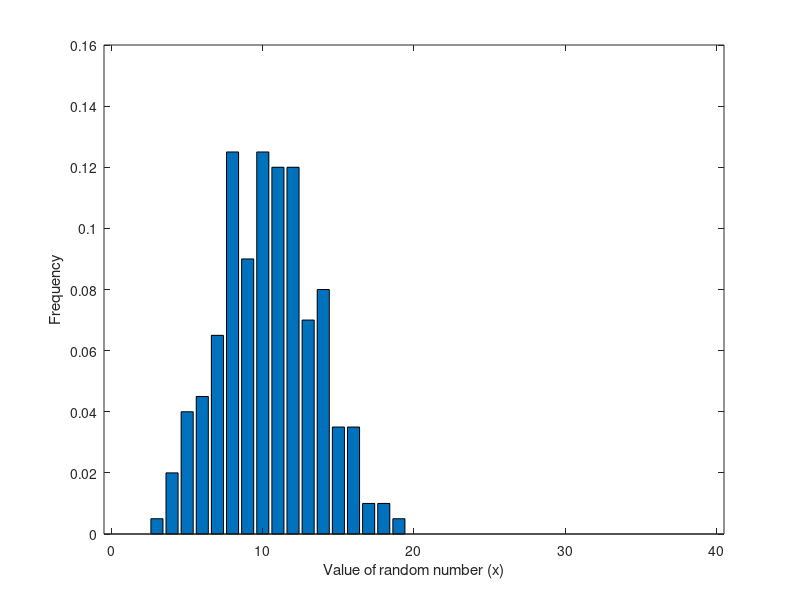

Reproduce this figure in MATLAB. (Note: this script raises an error after producing the figure.)
% probabilityBasicsTutorial.m
%
% This short tutorial provides an introduction to probability distributions and
% random variables. It covers the following concepts: mean, expectation,
% moments, standard deviation, sample mean and standard error. You may need to
% look up the definition of: probability function, probability density function
% and a cumulative probability function. You'll have a feel for these by the end
% even if you don't get formal.
%
% Requires the statistics toolbox.

% 2/12/05 mns updated
% 2/9/07  mns cleaning
% 2/10/07 mns adding sums and convolutio
% 2/15/09 mns minor clean up

%% Matlab setup
clear all
rand('state',sum(100*clock))
format short g

%% Generating random numbers
% Using matlab's random number generators. Fortunately, matlab has a number
% of tools for generating random numbers and plotting probability
% distributions. You must have the statistics toolbox. Try typing 'help
% stats' at the command prompt to see what's available.
% There are three types of functions that we will deal with. The ones
% ending in ...rnd.m generate random numbers. 
%
% Let's generate 200 random numbers from the Poisson distribution
n = 200
mu = 10.3     % mean (please use a non-integer or later illustrations will suffer)
x = poissrnd(mu,n,1);
% Plot a Frequency histogram
figure(1), clf
[count vals] = hist(x,[0:1:40]);
freq = count/n;    % this is a critical step. Make sure you appreciate it
sum(freq)           % notice that the sum of all the frequencies come out to 1 (the sum of the counts is n)
bar(vals,freq) 
set(gca,'XLim',[-.5 max(vals)+.5])
xlabel('Value of random number (x)')
ylabel('Frequency')

%% Expectation
% The expectation of a random variable is what is, effectively, the mean. You
% can think of it as the mean that would be calculated from all samples, where
% all might refer to an exahaustive sampling of all observations -- usually
% taken as an infinite set of observations. 
% 
% The expecation of x, which I will denote E[X] is whatever you set mu to above.
% Let's try to estimate the expectation by calculating the mean. Here are three
% ways to do this in matlab. 
mean(x)     % 1. matlab's function
sum(x/n)    % 2. sum of the random numbers divided by n (which is what matlab's mean does)
sum(freq .* vals) % 3. Weighted sum of the values that x can take. 
% #3 is less obvious, but very important. Make sure you understand why it works.
% It is a key step toward understanding lots of expectations. This is the
% expectation of x. 
% 
% If you've convinced yourself why the 3rd approach works, we can calculate the
% expectation, E[X]. We can do this without actually generating any samples, so
% long as we know the probability of observing the values. The matlab function
% POISSPDF will tell us these probabilities. For the Poisson distribution, the
% only possible values are integers. The probability of seeing any particular
% value is
theoryFreq = poisspdf(vals,mu);
% Notice that the total probability is 1
sum(theoryFreq)
% The E[X] is the weighted sum of the possible values of X. The weights are the
% probabilities (i.e., the expected frequencies of observing each possible value
% of X.
expectation = sum(vals .* theoryFreq)
% You can see why the sample mean only approximated the expectation. Look at the
% theoretical frequencies superimposed on superimposed on the frequency
% histogram we made with our n samples. 
figure(1), hold on
h = plot(vals, theoryFreq, 'rV','MarkerFaceColor','r')

% There's a 4th way to compute E[x]. It uses the moment generating function. But
% I'll hold off on this for now. 

% The expectation of X is also known as the first moment of the random variable,
% x. 
firstMoment = expectation

% The second moment is the expectation of x^2. The 3rd moment is the
% expectation of x^3, and so on. The second moment is related to the variance.
% The 3rd moment is related to the skew of (the degree of asymmetry of the
% distribution about its mode). The 4th moment is related to the kurtosis of the
% distribution (the relative concentration of probability around the mode
% compared the tails -- in other words, the peakiness of the distribution). We
% rarely worry about moments greater than 2nd.

% Important point. You can calculate the expectation of any function of X by
% taking the weighted sum of all possible f(x), the weights given by the
% probability of observing each possible value of x.
%
% So, if for some crazy reason, we wanted to know the expected value of
% log(1+x), we could compute it as
weirdExpectation = sum(log(1+vals) .* theoryFreq)

% A more useful calculation is , the E[X^2] (the 2nd moment). 
secondMoment = sum((vals.^2) .* theoryFreq)
% In class we will derive that E[(x-mu)^2], which is known as the variance or 2nd central moment is
secondMoment - mu^2
% or
variance = secondMoment - firstMoment^2


 
%% Standard error of the mean (SEM), Variance and Standard Deviation. 
%
% Let's start with a brief overview about what these terms mean and then we'll
% convince ourselves of the math. The standard deviation is a measure of the
% spread of the random values. It conforms to our intuitive sense of how
% variable the random numbers are, hence how wide a distribution is from which
% they are drawn. Standard deviation is also the number we would want to rely on
% when we talk about uncertainty. What I mean by that is that if I tell you that
% I measured the number 5.2 and you wanted to know how close this might be to a
% true value (what I would get if there were no souces of noise affecting my
% measurement), you would want to know the standard deviation. You couldn't know
% that from my one sample, but if you did know it, you would be able to guess
% how close 5.2 might be to other samples I might draw on another occasion. 
%
% If instead of a single value, I told you a number that I calculated, say a
% mean from 20 samples, you might want to know how close this sample mean might
% be to other sample means, were I to obtain 20 samples again. Again, you would
% want to know the standard deviation of this sample mean. This standard
% deviation of a statistic (in this case the sample mean) is called the standard
% error (in this case, the standard error of the mean). If we calculated the
% slope of a line, then we would want to know the standard deviation of such
% slope estimates in order to get a sense of how close our estimate was to other
% estimates we might obtain from another data set. Again, this standard
% deviation is called a standard error (but not standard error the MEAN, of
% course).
%
% I have already defined the variance as the expectation[(x-mu)^2]. In words:
% take each X and subtract off its expectation; then square. Do this for an
% infinite sample size of X's. 
secondCentralMoment = sum((vals-mu).^2 .* theoryFreq)

% Notice that for the Poisson distribution, the variance equals the expectation
% (mu). 

% This is different than the variance you would compute from the n samples. Just
% as you don't get E[X] when you compute the mean from n samples, 
sampleMean = mean(x)
% you don't get the true variance. If you ask matlab to calculate the variance
% from the n samples, you get
var(x)
% For the sample mean, matlab takes the average value of the X's. But, for the
% sample variance, matlab multiplies the average of the (X-sampleMean)^2 terms by
% n/(n-1). Let's convince ourselves of this.
(n/(n-1)) * mean((x-sampleMean).^2)
% This is the same as
sum((x-sampleMean).^2) / (n-1)
% Notice that this number is a little bigger than the average of the squared
% departures from the mean
mean((x-sampleMean).^2)

% This business of dividing by n-1 instead of n drives a lot of people
% crazy. I don't want to get bogged down in the derivation (but see Brian
% Lundstrom's tutorial on this). Nonetheless, I think it's worth have an
% intuition about why we do this. Notice that the definition of variance is
% E[(X-mu)^2]. But we don't know mu from a sample of data. All we can do is
% estimate mu by calculating the mean. Now, let me say something that
% sounds overly wordy and almost obvious: the sample mean is the best
% estimate we can make of the true E[X]. What I mean by that is that if we
% could draw another n samples and compute another sampleMean and we did
% this a gzillion times, the average of the sampleMeans would be very near
% E[X]. More formally E[sampleMean] = E[X]. Technically, the sampleMean is
% an unbiased estimator of the E[X]. Better yet, it is the best unbiased
% estimator, meaning that is has the smallest dispersion (standard
% devation) around E[X]. Let's illustrate that by repeating the process of
% making sampleMeans several times
nreps = 1000     % the number of repetitions
Y = poissrnd(mu,n,nreps);
sampleMeanYs = mean(Y);
% Let's look at these sample means superimposed on the distribution of 200
% samples we saw before.
[count vals] = hist(sampleMeanYs,[0:.1:40]);
freq = count/nreps;    
sum(freq)           % notice that the sum of all the frequencies come out to 1 (the sum of the counts is n)
figure(1), hold on
h = bar(vals,freq)
set(h,'FaceColor', 'y','EdgeColor','none')
s = sprintf('Blue: sample n = %d; Yellow: distribution of means from %d repetitions', n, nreps)
title(s)
% Notice that the sample means fall near the true theoretical mean. I didn't
% prove that expectation of these sample means is the true mean, but it's true.
% The dispersion around this true mean can be calculated by taking the standard
% deviation. But since I have yet to develop standard deviation, let's use
% a more intuitive statistic. What is the average absolute difference between
% the sample means and mu (the E[X])?
meanAbsDev_sampleMeans = mean(abs(sampleMeanYs - mu))
% To illustrate my point about this being the best you can do, let's come up
% with an alternative measure of the E[X] based on a sample. How about the
% sample median?
sampleMedianYs = median(Y);
meanAbsDev_sampleMedianYs = mean(abs(sampleMedianYs - mu))
% Notice that the deviations are smaller on average for the sample means. (Note,
% this will fail in the special case that mu is an integer.) This is not a proof
% that the sample mean is the most efficient statistic for estimating the E[X],
% but it gives you a feel for what we're talking about. 
%
% Now, let's return to the point. Why the 1/(n-1) instead of 1/n in the formula
% for the sample variance? It's because we want an estimate of the variance
% from our n samples that is unbiased and maximally efficient. if we happen to
% know mu, then taking the average of the n terms, (X-mu)^2, would be an
% unbiased estimator of E[(X-mu)^2]. But we don't know mu from our n samples.
% All we know is some estimate of mu, like the sample mean. But the sample mean
% is computed from the n samples. This is kind of a cheat. The sample mean is
% the value we would choose that is nearest all the samples, on average. The
% actual expectation, which is similar to but not exactly the same as the sample
% mean, is going to be further away from the samples, on average. This means
% that 
var1 = sum((x-sampleMean).^2) / n
% is a biased estimator of the true variance. It is biased to be smaller than
% the true variance:
% E[var1] < E[(X-mu)^2]
% We can see that from the simulated samples we took. Matlab will compute this
% biased version of the variance if you pass a second argument var(x,1)
var(x,1)
% If we use the standard matlab var(x) we get back the 1/(n-1) version of the
% sample variance. Confirm this:
sum((x-sampleMean).^2) / (n-1)
var(x)

% Let's use these two versions of var() to operate column-wise on the Y's we
% made above. Remember, Y contains nreps columns; each contains a sample of n
% random values.
sampleVarWithDenomNs = var(Y,1);
sampleVarEithDenomNminus1s = var(Y);
% Take the mean of these nrep samples
mean(sampleVarWithDenomNs)
mean(sampleVarEithDenomNminus1s)
% compare to the true variance
variance

% I'm going to come back to these examples in a moment. Let's save the key
% variables in a matfile.
save poissonRandNumbers.mat mu Y x

% I didn't show you that the sample variance using the n-1 denominator is
% unbiased and maximally efficient. But you can make nreps bigger to convince
% yourself that it's on track. 

% So we know the definition of the mean and variance of a random variable and we
% know how to estimate the mean and variance from a finite sample of
% observations. Just to be clear, the mean of the RV is the RV's expectation,
% which is also known as the 1st moment. The variance of the RV is the 2nd
% central moment, that is the expectation of the square of the quantity, RV
% minus its expectation. The statistics we compute from samples are unbiased,
% maximally efficient estimators of these expectations. 

% The standard deviation of a random variable is the square root of its
% variance. We could state that in 4 or 5 ways using all the terminology for the
% variance, but let's get a feel for standard deviation instead. This is the
% statistic that conforms best to the spread of the distribution. It's the
% square root of a squared difference between a RV and its mean. So it's a lot like taking an absolute
% value. You should think for a second about why sqrt(var(x)) is not the same
% thing as mean(abs(x-mu))
% Matlabs
std(x)
% is the same as
sqrt(var(x))
% but is not the same as
mean(abs(x-mu))
% or even 
(n/(n-1)) * mean(abs(x-mu))
%
% The reason stdev is so useful is this. It captures the sense of spread of a
% distribution. Let's consider the normal distribution
mu = 50
sigma= 10
n = 100
x = normrnd(mu,sigma,n,1)
% You can try others with the stats toolbox


figure(2), clf, hold on
% make an x axis
dx = 5;
xax = [0:dx:100]';
[nn xx] = hist(x,xax);
hb1 = bar(xx,nn/n,1)
set(gca,'FontSize',18,'Tickdir','out','XLim',[0 100])
xlabel('x')
ylabel('Frequency of observation')
% Here's the theoretical distribution
% See if you can figure out what this next line achieves
pdfBinned = diff(normcdf([xax-dx/2; xax(end)+dx/2],mu,sigma));
sum(pdfBinned)  % total probability should be 1
% Superimpose the predicted probabilities on the histogram
h = plot(xx,pdfBinned,'rV-','MarkerFaceColor','r');

% Here are our sample mean, standard deviation and variance
xmean = mean(x)
xs = std(x)
xvar = var(x)

% The true standard deviation is related to the width of the distribution. At
% half height, the width of the Normal is 2.33 sigma.
figure(2), hold on
hw = line([mu-2.33*sigma/2 mu+2.33*sigma/2], max(pdfBinned)*[1 1]/2,'Color','r','LineWidth',3)

% There's another way to think about the spread of the distribution. Suppose we
% were to ask, What fraction of the samples are greater than 60? In other words,
% what fraction of the total probability is accounted for by values >60? This is
% also a question about spread. Here's how we answer it using the standard
% deviation.
% 
crit = 60
% How many standard deviations from the mean is our criterion? 
crit_in_stdevs = (crit-mu)/sigma
% What's the cumulative probability up to this value? To get that use the
% cumulative probability function.
normcdf(crit,mu,sigma)
% The remaining probability -- that is, the area under the probability density
% to the right of this 
1 - normcdf(crit,mu,sigma)
% Let's see often we really did see a value in our sample greater than 60?
sum(x > crit)/n

% Now, suppose we were to turn a gain dial and thereby change all the x values
% by some factor. Where would we place our criterion to extract the same
% fraction of the observations? 
gain = .5
x2 = gain * x;
figure(2), hold on
[nn2 xx] = hist(x2,xax);
hb2 = bar(xx,nn2/n,1)
set(hb2,'FaceColor','none','EdgeColor','g')
% Notice that the spread has changed. This is captured by applying the gain to
% the standard deviation.
mu2 = gain * mu
sigma2 = gain * sigma
pdfBinned2 = diff(normcdf([xax-dx/2; xax(end)+dx/2],mu2,sigma2));
sum(pdfBinned2)  % total probability should be 1
% Superimpose the predicted probabilities on the histogram
h2 = plot(xx,pdfBinned2,'m^--','MarkerFaceColor','m');
% Not surprisingly, our criterion should be the same distance from the new mean in
% units of the new standard deviation.
crit2 = mu2 + crit_in_stdevs * sigma2
sum(x2 > crit2)
% Think about what we did here. By scaling the observations, it's as if we
% recoded them in some new measurement unit (like changing from inches to
% centimeters). The basic characteristization of the spread in the measurements
% should not be affected by this. And that is captured by thinking about the
% observations in terms of distance from the mean in units of standard
% deviation. Importantly, muliplying the random values by a constant multiplies
% the mean and the standard deviation by this same amount. The ratio,
% standard deviation divided by the mean, gives us an indication of the spread
% of the distribution, regardless of what units we use to describe the
% observations. This ratio is called the coefficient of variation (CV) and its
% reciprocal is sometimes called the signal to noise ratio. Changing the units,
% or turning up the amplifier, or increasing the power on the microscope, etc.
% do not change the dispersion of the data, just the units we use to describe
% the data. 
%
% Notice that the CV does not change. But, since the variance is the square of
% the stdev, it follows that another ratio, the variance divided by the mean,
% does change when we scale units differently. We'll discuss variance/mean in
% the stochastic processes tutorial. It's worth keeping this point in mind or
% coming back to it when we encounter this ratio.

%% Finally, let's turn to the standard error of the mean.
%
% Let's look at Figure 1 again
figure(1)
% and reload our Poisson random numbers we used to make it.
load poissonRandNumbers.mat

% Recall that the blue shows a single sample of n observations. This has a
% single sample mean. The yellow shows the sample means from nreps repetitions
% of this experiment. It's pretty obvious that the sample means fall near the
% true mean. And, as we noted earlier, the spread in the sample means about the
% true mean is a lot less than the spread of the observations in any one
% experiment. The standard error of the mean is simply the standard deviation of
% these sample means.    
stdOfSampleMeans = std(sampleMeanYs)
% Compare this to the standard deviation from the first sample of observations
std(Y(:,1))
% This set of observations is not off the mark. Remember, we used a Poisson distribution whose mean = 10.
% So the variance should also be 10 and the standard deviation should be 
sqrt(mu)
% Now, here's the really magical thing. In real life, we rarely get a chance to
% repeat a set of measurements a bunch of times. In real life, we usually get a
% single set of n observations. We only get one sample mean. How can we
% tell how near it might be to other sample means? In other words, how can we
% estimate the standard deviation of the sample mean from just one sample set?
% The answer is, take the sample standard deviation and divide by the square
% root of the number of observations that comprise it.     
n = size(Y,1)
std(Y(:,1)) / sqrt(n)
% It's very easy to derive this expression. It's based solely on two points.
% First, if you make a new random variable by adding two random numbers, A + B, the
% variance of the sum is the sum of the variances associated with A and B. This
% holds if A and B are independent, that is the joint probability that A=x and B=y is
% the product of the probability that A=x (regardless of B) times the probability
% that B=y (regardless of A). The second principle is that the sample variance
% is an unbiased estimator of the true variance. We've already made that point. 
% It follows that the sum of n variables, each with mean mu and variance s^2, has
% E[sum] = n*mu
% and
% Var[sum] = n * s^2
% Stdev[sum] = sqrt(n) * s
% To change from sums to the mean, we could scale the sums by 1/n.
% The mean has expectation E[sum]/n = mu
% The standard deviation of the mean = sqrt(n) * s /n = s/sqrt(n)



% Excercise (optional): Graph three distributions, Poisson, Normal (aka, Gaussian),
% and Uniform. Do this so that they each have the identical mean = 9 and the
% same standard deviation = 3. How do these distributions differ from each
% other. [Hint: skewness & kurtosis].

%% Sums and convolution
% What is the distribution of a random number, z, formed as the sum of two
% random numbers, x and y?
%
% Let's fool around with matlab's random number generator to get a feel.
% Set the number of samples
n = 1000
% Suppose x is Poisson distributed with mean
xmean = 4
x = poissrnd(xmean,n,1);
% Suppose y is also a Poisson distributed with mean
ymean = 10
y = poissrnd(ymean, n, 1);
% z is the sum
z = x+y;
figure(1), clf, hold on
rvaxis = [0:30];
xf = hist(x,rvaxis) / n;
yf = hist(y,rvaxis) / n;
zf = hist(z,rvaxis) / n;
stem(rvaxis, xf,'b')
stem(rvaxis, yf,'g')
stem(rvaxis, zf,'r')

% Verify that the mean of the sum is the sum of the means.
mean(z)
mean(x) + mean(y)
% Of course, mean(x) is a sample mean. We would also say that the
% expectation of z is the sum of the expectations for x and y.
% 

% Same hold for for the variance
var(z,1)
var(x,1) + var(y,1)


% Notice that the distribution of z is shifted to the right (higher mean)
% and also spread out. We might say it is blurred. It so happens that z is
% also a Poisson distribution. It is not the case in general that the sum
% of two random variabls retains its orginal form. It can only hold
% if the variance is proportional to the mean. That is still not a
% guarantee.
% 
% It may be easier to see this if we overlay the theoretical distributions 
plot(rvaxis,poisspdf(rvaxis,xmean),'b--')
plot(rvaxis,poisspdf(rvaxis,ymean),'g--')
plot(rvaxis,poisspdf(rvaxis,xmean+ymean),'r--')

% Convince yourself that the red distribution looks like the blue one (x)
% blurred by the green one (y), or the green one blurred by the blue one. 
% This is very clear if we run through the steps above using a narrow
% gaussian for x and a broad distribution for y.
n = 10000
xmean = 0, sigma = .2
x = normrnd(xmean,sigma,n,1);
ymean = 1
y = 1 + exprnd(ymean, n, 1);
z = x+y; % z is the sum
figure(2), clf, hold on
drv = .1;
rvaxis = [-1:drv:10];
xf = hist(x,rvaxis) / n;
yf = hist(y,rvaxis) / n;
zf = hist(z,rvaxis) / n;

stairs(rvaxis, xf,'b')
stairs(rvaxis, yf,'g')
stairs(rvaxis, zf,'r')

% This blurring ought to remind you of the convolution operation we did in
% the Fourier analysis module. In fact the distribution of z is the
% convolution of the PDFs for x and y. To see this, consider what it takes
% to get any particular value of z. If you happen to pick the value tau
% from the x distribution, then in order to get a particular value of z,
% you need to pick z-tau from the y distribution. 
%
% Let's call the probability distribution (PDF) of x, b(x) [the blue
% function]
% Let's call the probability distribution (PDF) of y, g(y) [the green
% function]
% Let's call the probability distribution (PDF) of z, r(z) [the red
% function]
% Our claim is that r(x+y) = b(x) ** g(y), where ** denotes convolution.
% To get any value z=zeta, we can pick any combination of tau from the x
% distribution [with probabilty b(tau)] and z minus tau from the
% y-distribution [with probability g(z-tau)]. Therefore to get any value of
% z, we take the weighted sum of all the z-tau, across all possible values
% of tau. The weighting is b(tau). 
% But this is the integal with respect to tau of b(tau)*g(z-tau). That's
% convolution!
%
% So here's the convolution of the x and y distributions
conv_xy = real(ifft(fft(xf).*fft(yf)));
% We labeled a point about 11 in as 0. But the function doesn't realize we
% mean that to be 0 and "thinks" that both of the functions are offset by
% this amount. So we'll just delete these points by shifting the result to
% the left by this amount. 
nz = find(rvaxis == 0)
conv_xy(1:nz-1) = [];
conv_xy(end:end+nz-1) = 0;
h = plot(rvaxis,conv_xy,'k--')
set(h,'Color',[.7 .7 .7],'LineWidth',3)

% To cap off this section, you might be wondering whether there's some kind
% of parallel between the convolution/multiplication duality we discussed
% in the Fourier transform section. Is there something analogous to fourier
% transform that would render convolution of PDFs of random variables
% multiplication of some transform of the RVs. The answer is yes. These are
% called moment generating functions and characteristic functions. They
% look just like Laplace and Fourier transforms. The transformed variable
% is not a frequency, but it has some interesting properties. That's all
% I'll say about this topic. 
